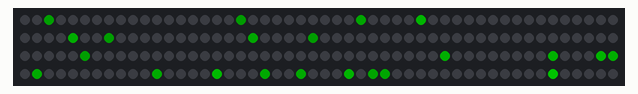
Simulated run of this sketch. Board: ESP32. Parts: 200 RGB LEDs in strip order, left to right, continuing on the next row. Dim RGB values are drawn brighter than linear; WiFi joins after 1.5 s; servers stay silent unless stated; random numbers use the default seed unless the sketch sets one; what the sketch prints to the serial monitor is not drawn.

Above: at 2.96 s.
At 7.56 s:
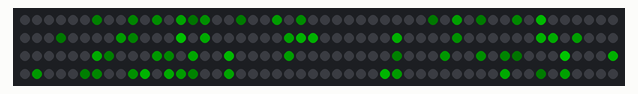
At 12.15 s:
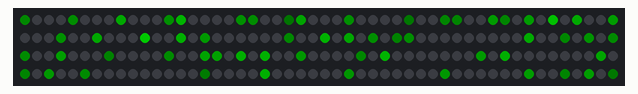
At 21.34 s:
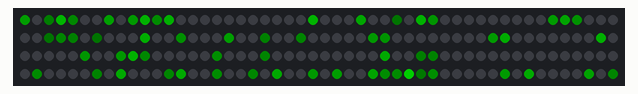
At 30.53 s:
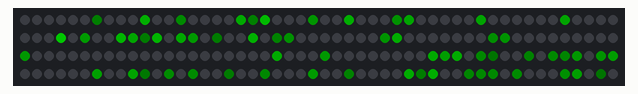
At 39.71 s:
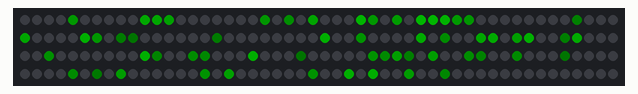

The sketch:

Confetti.ino
```cpp
/* Confetti

By: Mark Kriegsman

Modified By: Andrew Tuline

Date: July 2015

Confetti flashes colours within a limited hue. It's been modified from Mark's original to support a few variables. It's a simple, but great looking routine.

*/


#include "FastLED.h"
#include <ArduinoOTA.h>
#include <WiFi.h>                                      // FastLED library. Preferably the latest copy of FastLED 2.1.

#define SSID "BosonSamplerWiFi"
#define PASSWORD "QuantumTech2025"

// Static IP Configuration for ESP1
IPAddress staticIP(192, 168, 4, 3);
IPAddress gateway(192, 168, 4, 1);
IPAddress subnet(255, 255, 255, 0);

#if FASTLED_VERSION < 3001000
#error "Requires FastLED 3.1 or later; check github for latest code."
#endif

// Fixed definitions cannot change on the fly.
#define LED_DT 18                                             // Data pin to connect to the strip.
#define COLOR_ORDER GRB                                       // Are they RGB, GRB or what??
#define LED_TYPE WS2812                                       // Don't forget to change LEDS.addLeds
#define NUM_LEDS 200                                           // Number of LED's.

// Initialize changeable global variables.
uint8_t max_bright = 128;                                      // Overall brightness definition. It can be changed on the fly.

struct CRGB leds[NUM_LEDS];                                   // Initialize our LED array.

unsigned long previousMillis;                                 // Store last time the strip was updated.


// Define variables used by the sequences.
uint8_t  thisfade = 8;                                        // How quickly does it fade? Lower = slower fade rate.
int       thishue = 50;                                       // Starting hue.
uint8_t   thisinc = 1;                                        // Incremental value for rotating hues
uint8_t   thissat = 100;                                      // The saturation, where 255 = brilliant colours.
uint8_t   thisbri = 255;                                      // Brightness of a sequence. Remember, max_bright is the overall limiter.
int       huediff = 10;                                      // Range of random #'s to use for hue
uint8_t thisdelay = 10;                                        // We don't need much delay (if any)


void setup() {
  delay(1000);                                                // Power-up safety delay or something like that.
  Serial.begin(115200);
   // Set static IP and connect to Wi-Fi
  WiFi.config(staticIP, gateway, subnet);
  WiFi.begin(SSID, PASSWORD);
  int timeout = 0;
  while (WiFi.status() != WL_CONNECTED && timeout < 20) {
    delay(100);
    timeout++;
    Serial.print(".");
  }
  if (WiFi.status() == WL_CONNECTED) {
    Serial.println("\n[ESP1] Connected to Wi-Fi.");
  } else {
    Serial.println("\n[ESP1] Failed to connect to Wi-Fi.");
  }

  ArduinoOTA.begin(); // begin the OTA for Over The Air ESP updates


  LEDS.addLeds<LED_TYPE, LED_DT, COLOR_ORDER>(leds, NUM_LEDS);    // Use this for WS2812B
  //LEDS.addLeds<LED_TYPE, LED_DT, LED_CK, COLOR_ORDER>(leds, NUM_LEDS);  // Use this for WS2801 or APA102

  FastLED.setBrightness(max_bright);
  FastLED.setMaxPowerInVoltsAndMilliamps(5, 500);               // FastLED power management set at 5V, 500mA.
} // setup()


void loop () {
  ArduinoOTA.handle(); // handle OTA updates in the loop
  //ChangeMe();                                                 // Check the demo loop for changes to the variables.

  EVERY_N_MILLISECONDS(thisdelay) {                           // FastLED based non-blocking delay to update/display the sequence.
    confetti();
  }
  FastLED.show();
} // loop()


void confetti() {                                             // random colored speckles that blink in and fade smoothly
  fadeToBlackBy(leds, NUM_LEDS, thisfade);                    // Low values = slower fade.
  int pos = random16(NUM_LEDS);                               // Pick an LED at random.
  //leds[pos] += CHSV((thishue + random16(huediff))/4 , thissat, thisbri);  // I use 12 bits for hue so that the hue increment isn't too quick.
  leds[pos] += CRGB::Green;
  thishue = thishue + thisinc;                                // It increments here.
} // confetti()
void ChangeMe() {                                             // A time (rather than loop) based demo sequencer. This gives us full control over the length of each sequence.
  uint8_t secondHand = (millis() / 1000) % 15;                // IMPORTANT!!! Change '15' to a different value to change duration of the loop.
  static uint8_t lastSecond = 99;                             // Static variable, means it's only defined once. This is our 'debounce' variable.
  if (lastSecond != secondHand) {                             // Debounce to make sure we're not repeating an assignment.
    lastSecond = secondHand;
    switch(secondHand) {
      case  0: thisinc=1; thishue=192; thissat=255; thisfade=2; huediff=256; break;  // You can change values here, one at a time , or altogether.
      case  5: thisinc=2; thishue=128; thisfade=8; huediff=64; break;
      case 10: thisinc=1; thishue=random16(255); thisfade=1; huediff=16; break;      // Only gets called once, and not continuously for the next several seconds. Therefore, no rainbows.
      case 15: break;                                                                // Here's the matching 15 for the other one.
    }
  }
} // ChangeMe()
```
